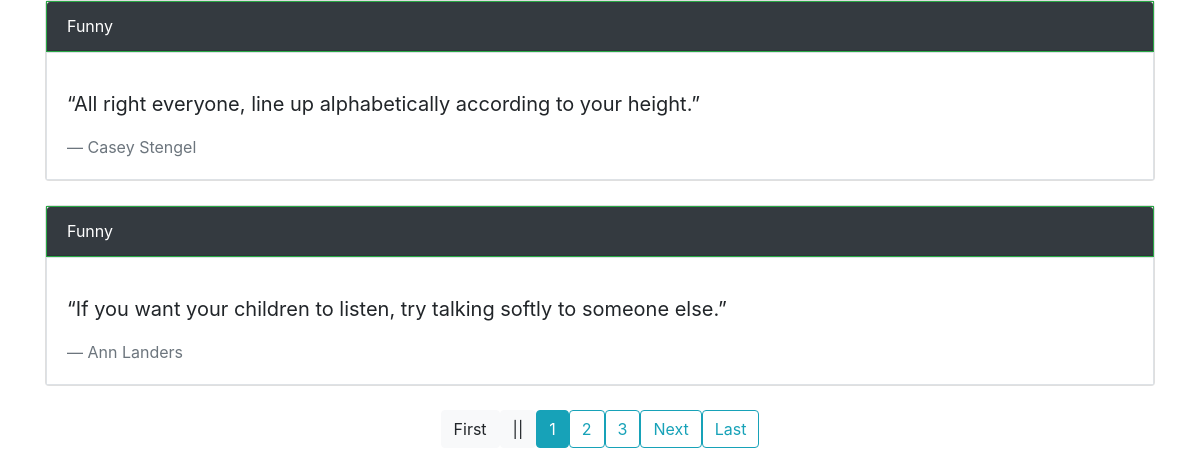
The page / on the database its author committed.
### qoutes/models.py (models this page shows, shortened)
class Qoute(models.Model):
    qoute           = models.TextField()
    author          = models.CharField(max_length=50)
    qoute_category  = models.ForeignKey('QouteCategory', on_delete = models.CASCADE)
    class Meta:
        ordering = ['-id']      # makes the last added qoutes appears in first

class QouteCategory(models.Model):
    name            = models.CharField(max_length=20)
    def __str__(self):
        return self.name

### qoutes/views.py (the view)
# urls.py: path('', views.HomeView.as_view(), name='home')
class HomeView(ListView):
    model               = Qoute             # same as queryset = Qoute.objects.all()
    paginate_by         = 2                 # I set it by 2 so that you can see my pagination setup easyly
    template_name       = 'home.html'
    context_object_name = 'qoute_list'
    def get_queryset(self, **kwarg):
        query_set = super().get_queryset(**kwarg)
        return query_set.select_related('qoute_category')

### templates/home.html
{% extends 'base.html' %}
    {% block content %}
    <div class="container">
        {% for qoute in object_list %}
        <div class="card">
            <span class="border border-success">
            <div class="card-header bg-dark text-white" style="">
                {{ qoute.qoute_category }}
            </div>
            </span>
            <span class="border">
            <div class="card-body">
                <blockquote class="blockquote mb-0">
                    <p>{{ qoute.qoute|linebreaks }}</p>
                    <footer class="blockquote-footer border-light">{{ qoute.author }}</footer>
                </blockquote>
            </div>
            </span>
        </div>
        <br>
        {% endfor %}
    {% include 'pagination.html' %}
    </div>
    {% endblock content %}

### templates/base.html (shortened to what this page needs)
<!DOCTYPE html>
<html lang="en">
<head>
    <link rel="stylesheet" href="https://stackpath.bootstrapcdn.com/bootstrap/4.3.1/css/bootstrap.min.css">
</head>
<body>
    {% block content %}
    {% endblock content %}
</body>
</html>

### templates/pagination.html
      {% if is_paginated %}
          <ul class="pagination justify-content-center">
              {% if page_obj.has_previous %}
                  <li><a class="btn btn-outline-info mb-4" href="?page=1">First</a></li>
                  <li><a class="btn btn-outline-info mb-4" href="?page={{ page_obj.previous_page_number }}">Previous</a></li>
              {% else %}
                  <li><span class="btn btn-light mb-4">First</span></li>
                  <li><span class="btn btn-light mb-4">||</span></li>
              {% endif %}
              {% for num in page_obj.paginator.page_range %}
                  {% if page_obj.number == num %}
                      <li><a class="btn btn-info mb-4" href="?page={{ num }}">{{ num }}</a></li>
                  {% elif num > page_obj.number|add:'-3' and num < page_obj.number|add:'3' %}
                      <li><a class="btn btn-outline-info" href="?page={{ num }}">{{ num }}</a></li>
                  {% endif %}
              {% endfor %}
              {% if page_obj.has_next %}
                  <li><a class="btn btn-outline-info mb-4" href="?page={{ page_obj.next_page_number }}">Next</a></li>
                  <li><a class="btn btn-outline-info mb-4" href="?page={{ page_obj.paginator.num_pages }}">Last</a></li>
              {% else %}
                  <li><span class="btn btn-light mb-4">||</span></li>
                  <li><span class="btn btn-light mb-4">Last</span></li>
              {% endif %}
          </ul>
      {% endif %}

### rows shown on the page
Qoute: qoute_category "Funny", qoute "“All right everyone, line up alphabetically according to your height.”", author "Casey Stengel"
Qoute: qoute_category "Funny", qoute "“If you want your children to listen, try talking softly to someone else.”", author "Ann Landers"

### other values the page prints
{{ num }} "1"
{{ num }} "2" "3"
